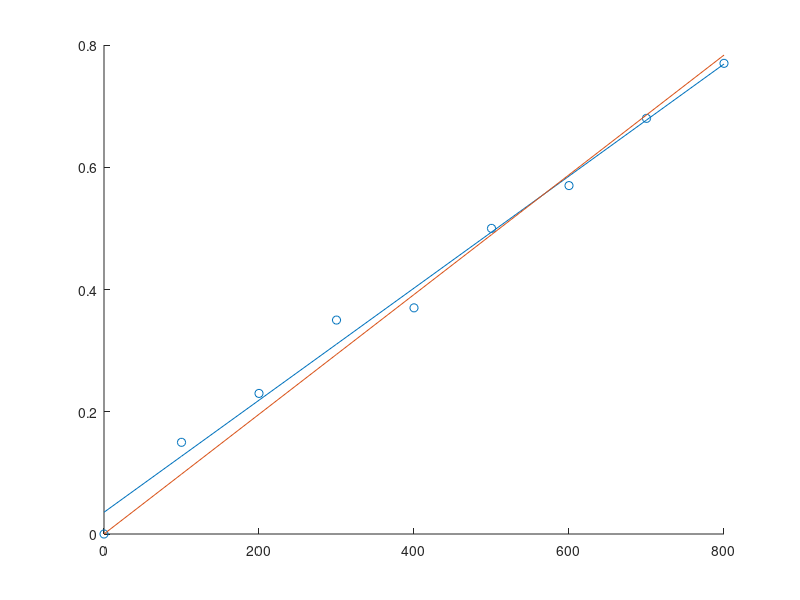

The MATLAB script that drew this image:
% MATLAB
 
%{
Force 𝑓 (lb) 0 100 200 300 400 500 600 700 800
Deflection 𝑥 (in. ) 0 0.15 0.23 0.35 0.37 0.5 0.57 0.68 0.77

%}





f = 0:100:800;
x = [0 0.15 0.23 0.35 0.37 0.5 0.57 0.68 0.77];

% f is the x (the input), the force, 
% x is the y (the output), the displacement

scatter(f,x)

p = polyfit(f,x,1);

m = p(1)
b = p(2)

y_new = polyval(p, f);

hold on;
plot(f, y_new)

% making it pass through the origin

theM = sum(x .* f) ./ sum(f .^2)

new_y = theM .* f;

plot(f, new_y)

% the quality of fit
J = sum((new_y - x) .^2)
S = sum((new_y - mean(x)) .^2)

% let r squared be r_2

r_2  = 1 - (J/S)


% if f = 550 
theX1 = theM * 550
% if x= 1.2
theY1 = 1.2 / theM
% the stiffness
theStif = 1 / theM


